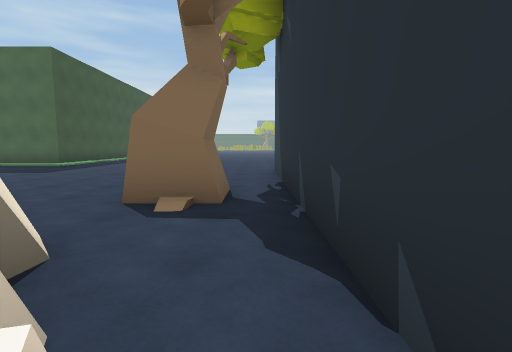
view 1 (above)

24 first-person views from a walk through a 3-D level made in the Unity game engine. The camera is 1.3 m above the floor, tilts 6° down and sees 85° across. The floor is counted in squares, 2 m on a side. Each view is taken from the middle of a square. On the plan, view 1 faces up. The plan holds only what a view shows up to about 9 squares ahead; the rest is blank. The place goes on beyond the plan. The player character is not drawn. Some animated figures are left out.

view 2
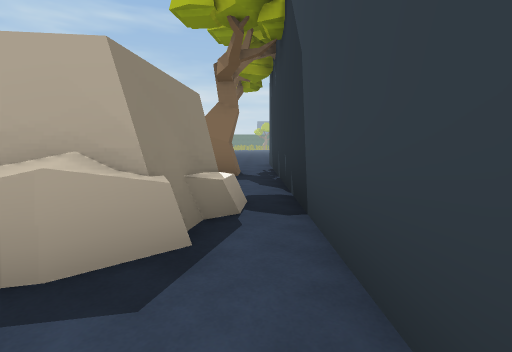

view 3
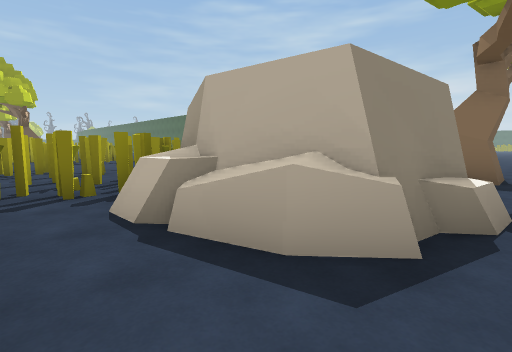

view 4
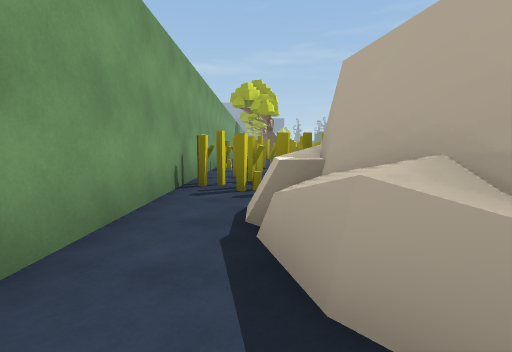

view 5
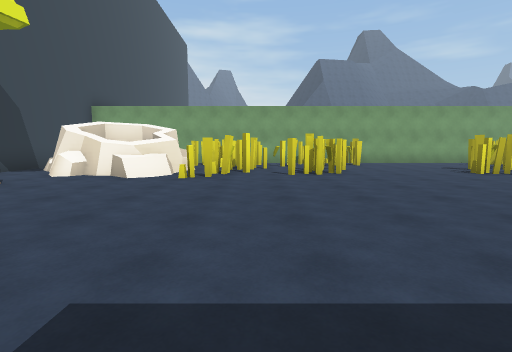

view 6
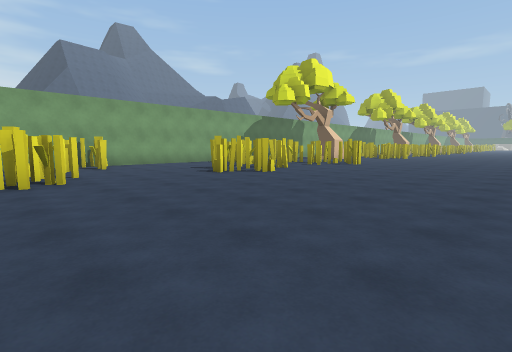

view 7
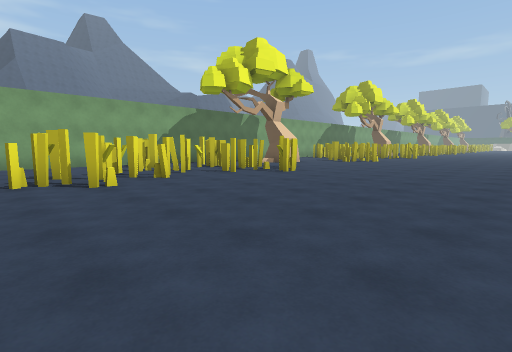

view 8
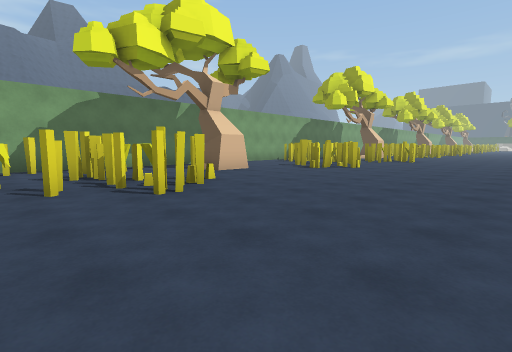

view 9
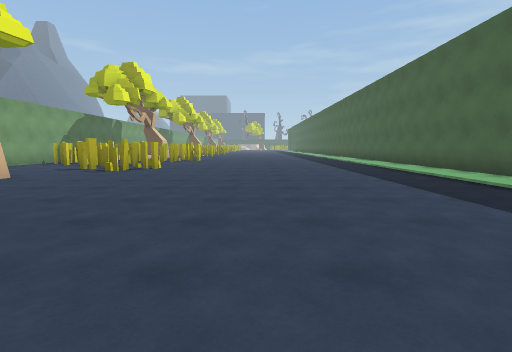

view 10
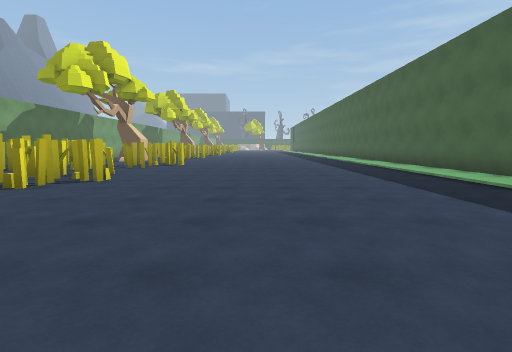

view 11
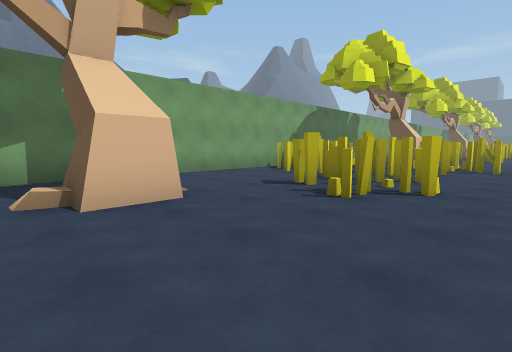

view 12
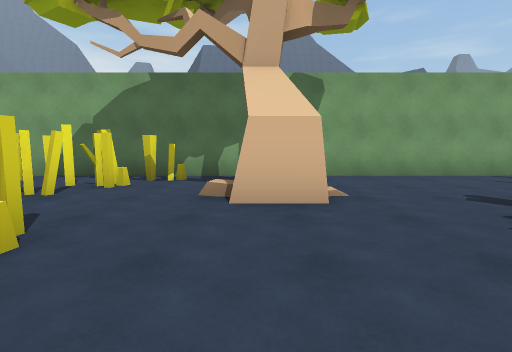

view 13
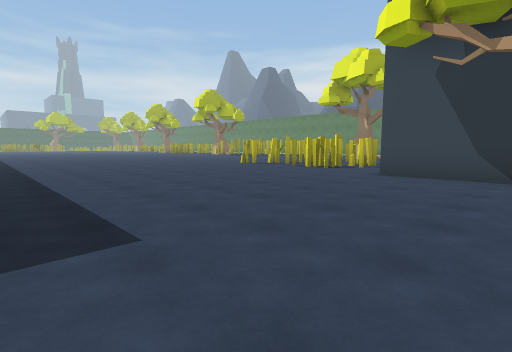

view 14
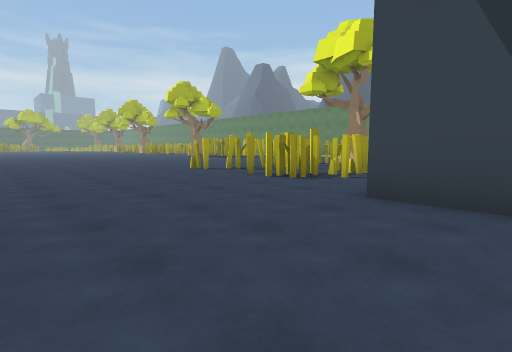

view 15
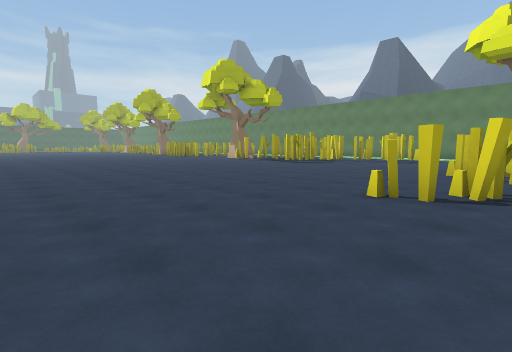

view 16
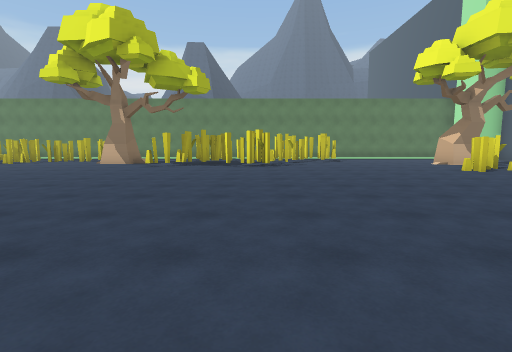

view 17
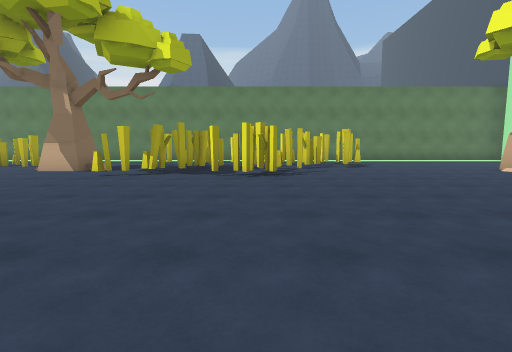

view 18
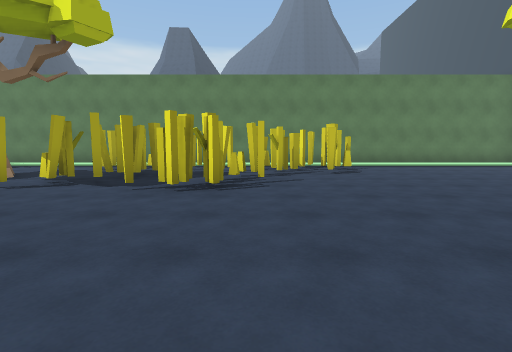

view 19
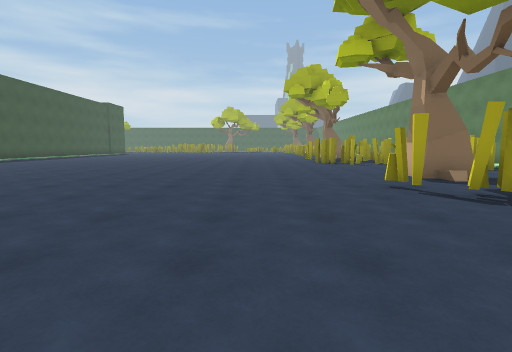

view 20
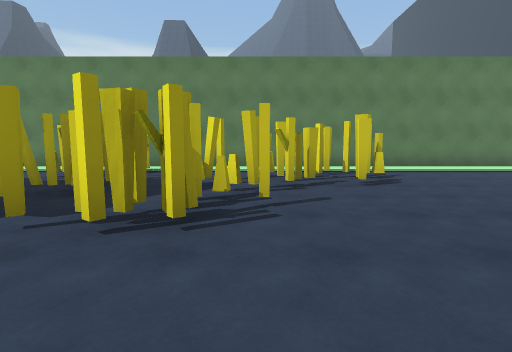

view 21
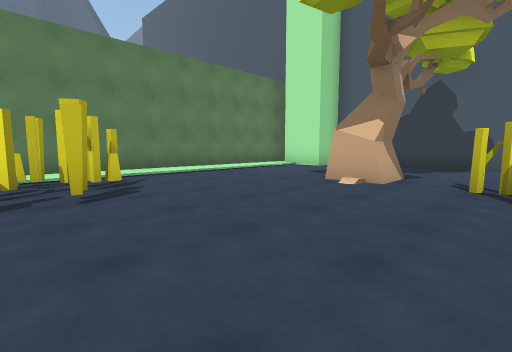

view 22
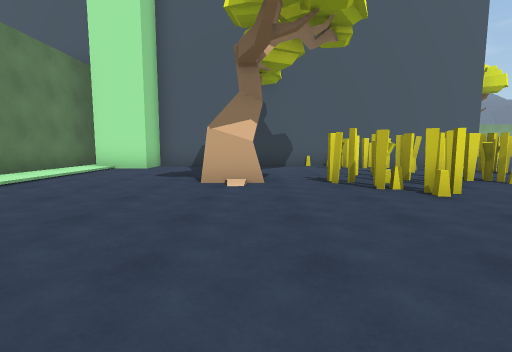

view 23
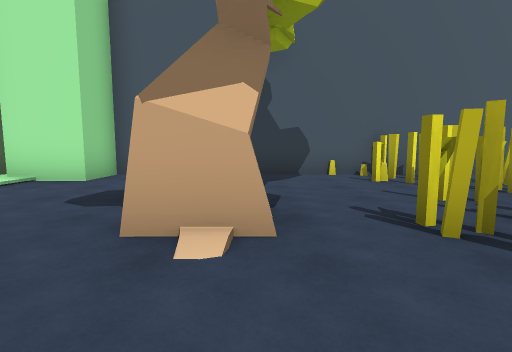

view 24
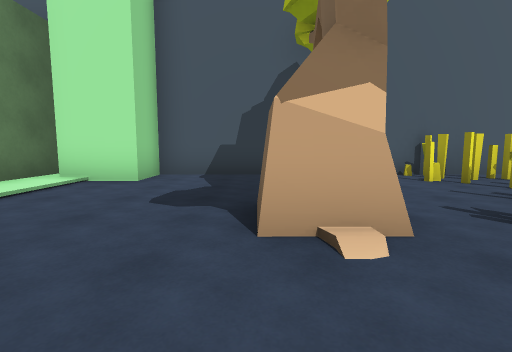

### Floor plan
Key: @ floor where view 1 was taken; # wall or solid block; . floor; / step, stairs or slope; ~ liquid the walk can cross; ≈ liquid the walk keeps out of; ^ raised ledge; T tree.
Columns run from 27 left of view 1 to 13 right of it. Each row starts with its distance up from view 1.
 27                          ............##≈
 26                          .............#≈
 25                           ........../...~
 24                           ..........T...~
 23                           ..............~
 22                          ..........#..#.~
 21                          ..........#####~
 20                          .........#.###.~
 19                          .........####..~
 18                          ..........####.~
 17                          ............##.~
 16                       ...............##.~
 15                      ...................~
 14                      ...................~
 13                      ........##.##......~
 12                      ........#####.TT...~
 11                      ........#####.#T...~
 10 #######              ........####.......~
  9 ~~~~~~~~~          ~~.........###.......~
  8 ..........          ...........##......#~
  7 ............................############
  6 ............................#
  5 ............................#
  4 ..........................T.#
  3 ........................../.#
  2 ....#....##....#......#.^/..#
  1 #####....#######...####^^##.#
  0  ####..T..######...####^^ #@#
 -1  ##....#..####.....#  #####.#
 -2  ##......#### ....##  ##^^..#
 -3  #.... ....## ...###   #....
 -4  ########### ####      ####

Positions as (right, up) in squares from view 1, and headings:
1: (0, 0), facing up
2: (0, -3), facing up
3: (0, -3), facing up-left
4: (0, -2), facing left
5: (-6, 8), facing down
6: (-7, 7), facing down-left
7: (-11, 7), facing down-left
8: (-15, 6), facing down-left
9: (-15, 5), facing left
10: (-18, 5), facing left
11: (-19, 3), facing down-left
12: (-20, 3), facing down
13: (-6, 5), facing up-right
14: (-3, 6), facing up-right
15: (-2, 12), facing up-right
16: (-2, 19), facing right
17: (1, 19), facing right
18: (3, 18), facing right
19: (5, 18), facing up
20: (5, 18), facing right
21: (6, 17), facing down-right
22: (8, 17), facing down
23: (8, 14), facing down
24: (9, 14), facing down
